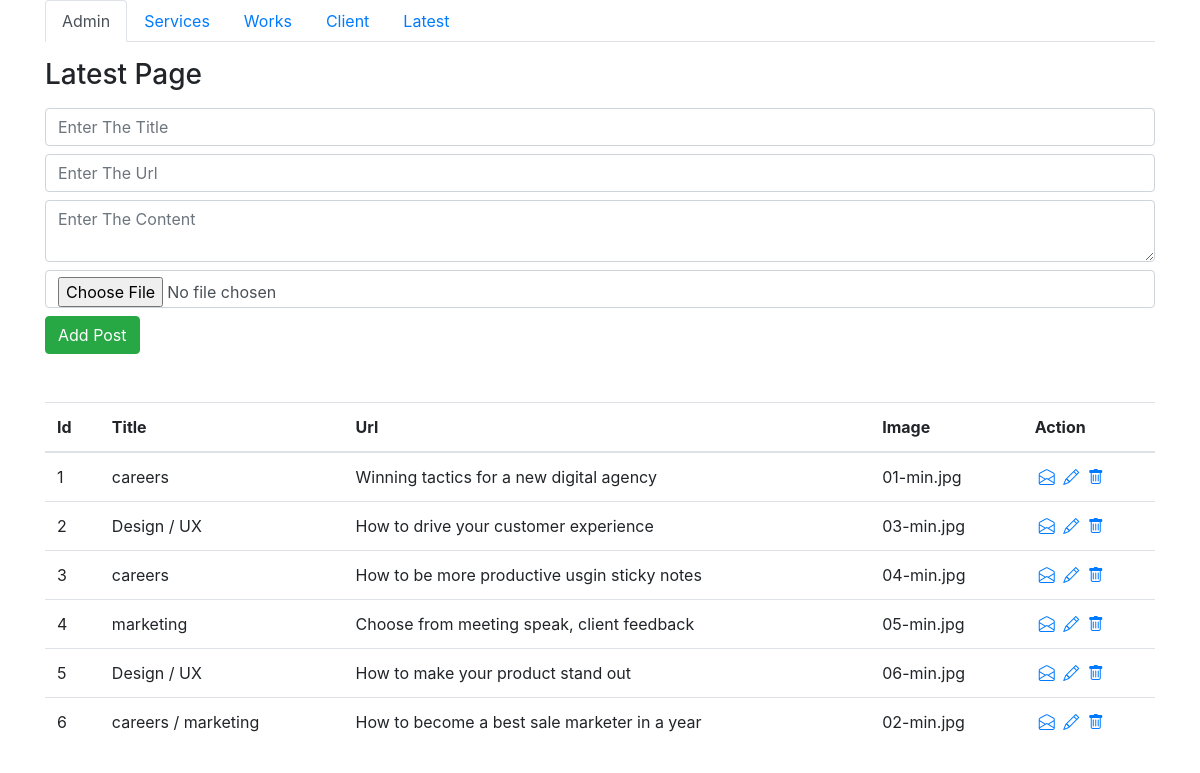
The app's page /admin/latest with its own data.
### app/models.py (models this page shows)
class Latest(db.Model):
    id = db.Column(db.Integer, primary_key=True)
    l_title = db.Column(db.String(255))
    l_url = db.Column(db.String(255))
    l_content = db.Column(db.Text)
    l_img = db.Column(db.String(255))

### admin/latest_routes.py (the view, shortened to what this page needs)
@latest_bp.route('/latest', methods=['GET','POST'])
def latest():
    form = LatestForm()
    latest = Latest.query.all()
    return render_template('admin/latest.html', form = form, latest = latest)

### admin/forms.py
class LatestForm(FlaskForm):
    l_title = StringField('l_title')
    l_url = StringField('l_url')
    l_content = TextAreaField('l_content')
    l_img = FileField('file')
    l_submit = SubmitField()

### admin/templates/admin/latest.html
{% extends 'admin/base.html' %}
{% block content %}
<div class="container">
    <div class="row">
        <div class="col-12">
            <h3 class="mt-3">Latest Page</h3>
            <form class="mt-3" action="/admin/latest" method="POST" , enctype="multipart/form-data">
                <div class="form-group my-2">
                    {{form.l_title(class='form-control', placeholder='Enter The Title')}}
                </div>
                <div class="form-group my-2">
                    {{form.l_url(class='form-control', placeholder='Enter The Url')}}
                </div>
                <div class="form-group my-2">
                    {{form.l_content(class='form-control', placeholder='Enter The Content')}}
                </div>
                <div class="form-group my-2">
                    {{form.l_img(class='form-control')}}
                </div>
                <div class="form-group my-2">
                    {{form.l_submit(class='btn btn-success', value='Add Post')}}
                </div>
            </form>
            <table class="table mt-5">
                <thead>
                    <tr>
                        <th>Id</th>
                        <th>Title</th>
                        <th>Url</th>
                        <th>Image</th>
                        <th>Action</th>
                    </tr>
                </thead>
                <tbody>
                    {% for lt in latest %}
                    <tr>
                        <td scope="row">{{lt.id}}</td>
                        <td>{{lt.l_title}}</td>
                        <td>{{lt.l_url}}</td>
                        <td>{{lt.l_img}}</td>
                        <td>
                            <a href="/admin/latest/watch/{{lt.id}}"><i class="ml-1 bi bi-envelope-open"></i></a>
                            <a href="#"><i class="ml-1 bi bi-pencil"></i></a>
                            <a href="/admin/latest/delete/{{lt.id}}"><i class="ml-1 bi bi-trash"></i></a>
                        </td>
                    </tr>
                    {% endfor %}
                </tbody>
            </table>
        </div>
    </div>
</div>
{% endblock content %}

### admin/templates/admin/base.html (shortened to what this page needs)
<!doctype html>
<html lang="en">
<head>
  <link rel="stylesheet" href="https://cdn.jsdelivr.net/npm/bootstrap-icons@1.4.1/font/bootstrap-icons.css">
  <link rel="stylesheet" href="https://stackpath.bootstrapcdn.com/bootstrap/4.3.1/css/bootstrap.min.css"
>
</head>
<body>
  <div class="container">
    <div class="row">
      <div class="col-12">
        <ul class="nav nav-tabs nav-stacked">
          <li class="nav-item">
            <a href="/admin" class="nav-link active">Admin</a>
          </li>
          <li class="nav-item">
            <a href="/admin/services" class="nav-link">Services</a>
          </li>
          <li class="nav-item">
            <a href="/admin/works" class="nav-link">Works</a>
          </li>
          <li class="nav-item">
            <a href="/admin/client" class="nav-link">Client</a>
          </li>
          <li class="nav-item">
            <a href="/admin/latest" class="nav-link">Latest</a>
          </li>
        </ul>
      </div>
    </div>
  </div>
  {% block content %}
  {% endblock content %}
</body>
</html>

### records on screen
Latest: id "1", l_title "careers", l_url "Winning tactics for a new digital agency", l_img "01-min.jpg"
Latest: id "2", l_title "Design / UX", l_url "How to drive your customer experience", l_img "03-min.jpg"
Latest: id "3", l_title "careers", l_url "How to be more productive usgin sticky notes", l_img "04-min.jpg"
Latest: id "4", l_title "marketing", l_url "Choose from meeting speak, client feedback", l_img "05-min.jpg"
Latest: id "5", l_title "Design / UX", l_url "How to make your product stand out", l_img "06-min.jpg"
Latest: id "6", l_title "careers / marketing", l_url "How to become a best sale marketer in a year", l_img "02-min.jpg"
